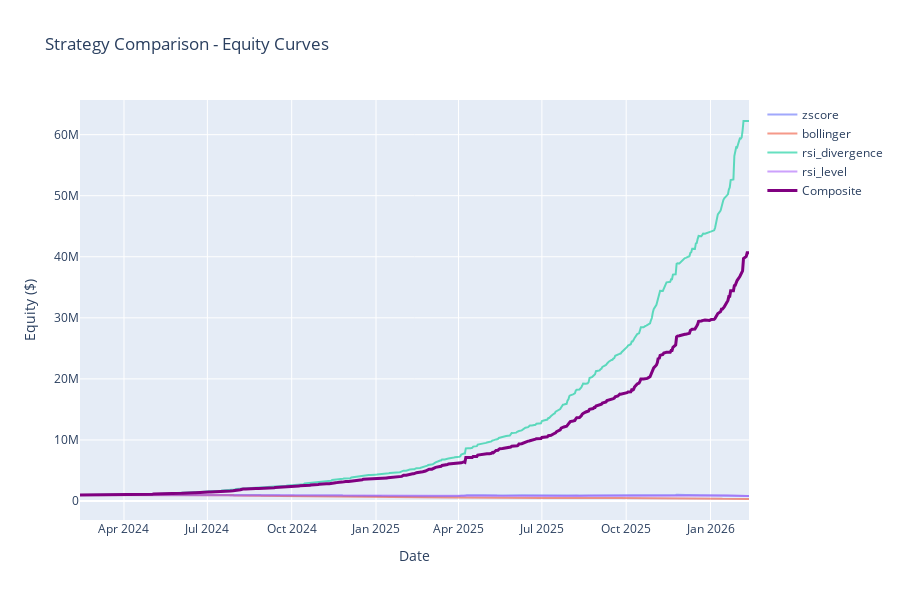

The notebook cell this image was saved under:
### Code cell
# Visualize strategy comparison
fig = go.Figure()

# Add traces for each strategy
for name, result in individual_results.items():
    fig.add_trace(go.Scatter(
        x=result.equity_curve.index,
        y=result.equity_curve,
        mode='lines',
        name=name,
        opacity=0.6
    ))

# Add composite
fig.add_trace(go.Scatter(
    x=results.equity_curve.index,
    y=results.equity_curve,
    mode='lines',
    name='Composite',
    line=dict(width=3, color='purple')
))

fig.update_layout(
    title='Strategy Comparison - Equity Curves',
    xaxis_title='Date',
    yaxis_title='Equity ($)',
    hovermode='x unified',
    height=600
)

fig.show()

### Figure 1 — Plotly figure (JSON) as saved in the notebook; plotly's stock layout.template omitted (floating-point values rounded to 4 significant figures; data arrays with more than 128 entries replaced by an {"elided": "..."} marker saying what was removed)
{"data": [{"mode": "lines", "name": "zscore", "opacity": 0.6, "type": "scatter", "x": {"elided": "502 str values"}, "y": {"elided": "502 float values"}}, {"mode": "lines", "name": "bollinger", "opacity": 0.6, "type": "scatter", "x": {"elided": "502 str values"}, "y": {"elided": "502 float values"}}, {"mode": "lines", "name": "rsi_divergence", "opacity": 0.6, "type": "scatter", "x": {"elided": "502 str values"}, "y": {"elided": "502 float values"}}, {"mode": "lines", "name": "rsi_level", "opacity": 0.6, "type": "scatter", "x": {"elided": "502 str values"}, "y": {"elided": "502 float values"}}, {"line": {"color": "purple", "width": 3}, "mode": "lines", "name": "Composite", "type": "scatter", "x": {"elided": "502 str values"}, "y": {"elided": "502 float values"}}], "layout": {"height": 600, "hovermode": "x unified", "title": {"text": "Strategy Comparison - Equity Curves"}, "xaxis": {"title": {"text": "Date"}}, "yaxis": {"title": {"text": "Equity ($)"}}}}
